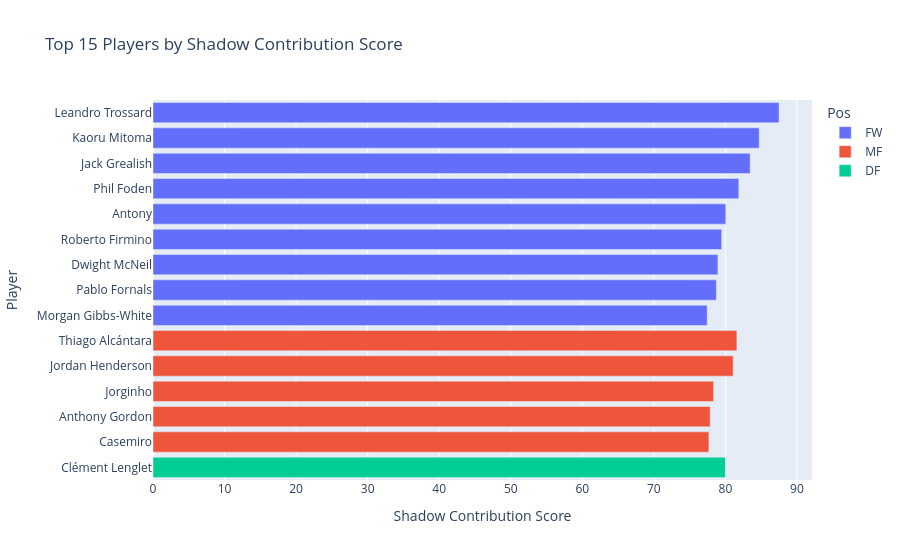

Here is the notebook cell this chart was saved with:
### Code cell
fig = px.bar(
    top_players,
    x="SCS",
    y="Player",
    color="Pos",
    orientation="h",
    title="Top 15 Players by Shadow Contribution Score",
    hover_data=["Pos"]
)

fig.update_layout(
    yaxis=dict(autorange="reversed"),
    xaxis_title="Shadow Contribution Score",
    yaxis_title="Player"
)

fig.show()

### Figure 1 — Plotly figure (JSON) as saved in the notebook; plotly's stock layout.template omitted (floating-point values rounded to 4 significant figures)
{"data": [{"customdata": [["FW"], ["FW"], ["FW"], ["FW"], ["FW"], ["FW"], ["FW"], ["FW"], ["FW"]], "hovertemplate": "Pos=%{customdata[0]}<br>SCS=%{x}<br>Player=%{y}<extra></extra>", "legendgroup": "FW", "marker": {"color": "#636efa", "pattern": {"shape": ""}}, "name": "FW", "orientation": "h", "showlegend": true, "textposition": "auto", "type": "bar", "x": [87.5, 84.72, 83.46, 81.87, 80.06, 79.48, 78.95, 78.74, 77.46], "xaxis": "x", "y": ["Leandro Trossard", "Kaoru Mitoma", "Jack Grealish", "Phil Foden", "Antony", "Roberto Firmino", "Dwight McNeil", "Pablo Fornals", "Morgan Gibbs-White"], "yaxis": "y"}, {"customdata": [["MF"], ["MF"], ["MF"], ["MF"], ["MF"]], "hovertemplate": "Pos=%{customdata[0]}<br>SCS=%{x}<br>Player=%{y}<extra></extra>", "legendgroup": "MF", "marker": {"color": "#EF553B", "pattern": {"shape": ""}}, "name": "MF", "orientation": "h", "showlegend": true, "textposition": "auto", "type": "bar", "x": [81.6, 81.09, 78.35, 77.87, 77.69], "xaxis": "x", "y": ["Thiago Alcántara", "Jordan Henderson", "Jorginho", "Anthony Gordon", "Casemiro"], "yaxis": "y"}, {"customdata": [["DF"]], "hovertemplate": "Pos=%{customdata[0]}<br>SCS=%{x}<br>Player=%{y}<extra></extra>", "legendgroup": "DF", "marker": {"color": "#00cc96", "pattern": {"shape": ""}}, "name": "DF", "orientation": "h", "showlegend": true, "textposition": "auto", "type": "bar", "x": [79.99], "xaxis": "x", "y": ["Clément Lenglet"], "yaxis": "y"}], "layout": {"barmode": "relative", "legend": {"title": {"text": "Pos"}, "tracegroupgap": 0}, "title": {"text": "Top 15 Players by Shadow Contribution Score"}, "xaxis": {"anchor": "y", "domain": [0, 1], "title": {"text": "Shadow Contribution Score"}}, "yaxis": {"anchor": "x", "autorange": "reversed", "domain": [0, 1], "title": {"text": "Player"}}}}
